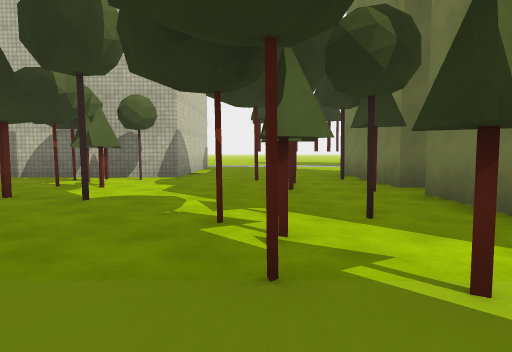
View 1 (above)

24 first-person views from a walk through a 3-D level made in the Unity game engine. The camera is 1.2 m above the floor, tilts 4° down and sees 75° across. The floor is counted in squares, 2 m on a side. Each view is taken from the middle of a square. On the plan, view 1 faces up. The plan holds only what a view shows up to about 10 squares ahead; the rest is blank. The place goes on beyond the plan. Some surface patterns are stand-ins.

View 2
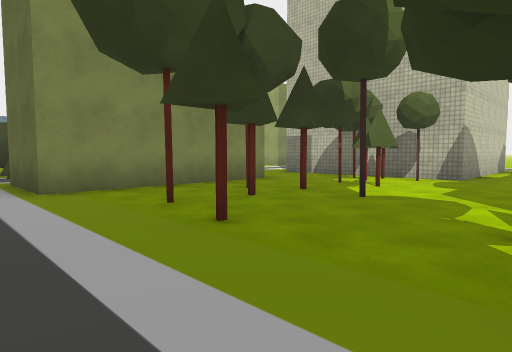

View 3
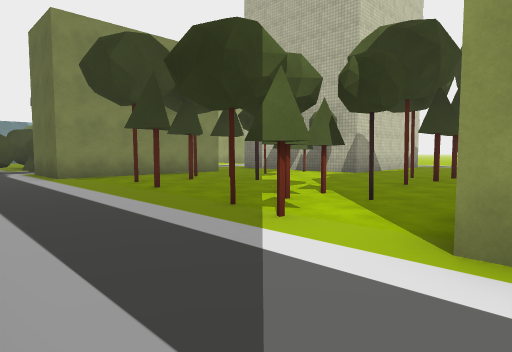

View 4
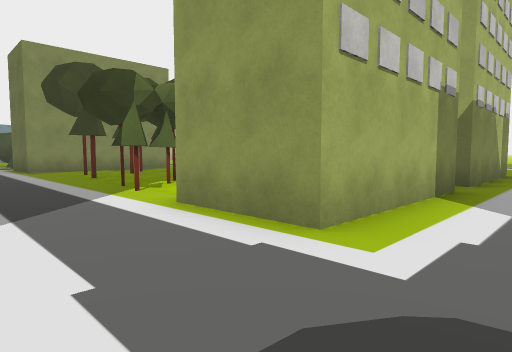

View 5
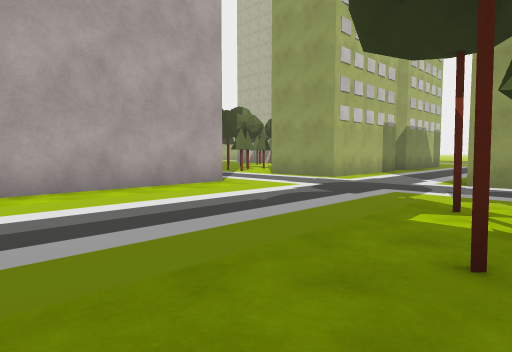

View 6
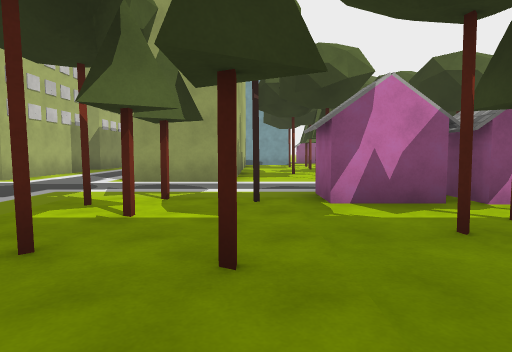

View 7
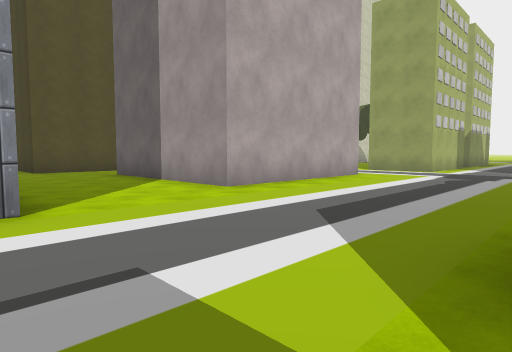

View 8
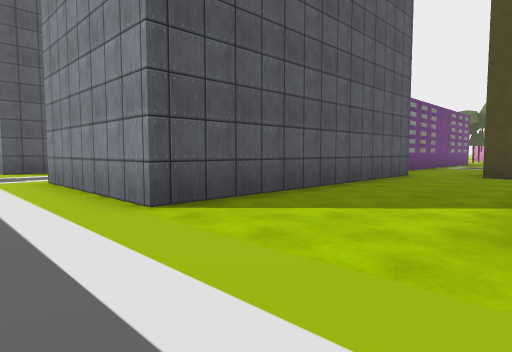

View 9
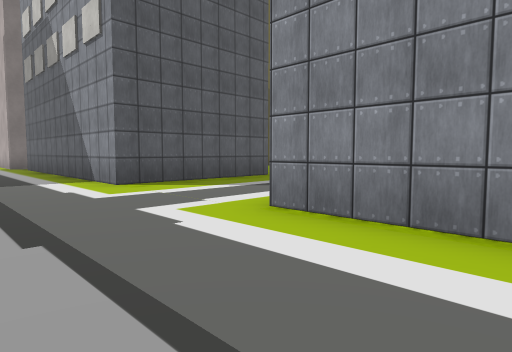

View 10
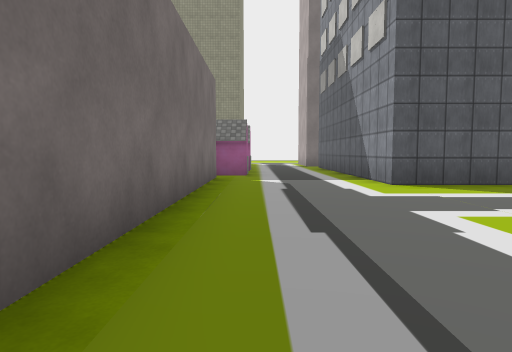

View 11
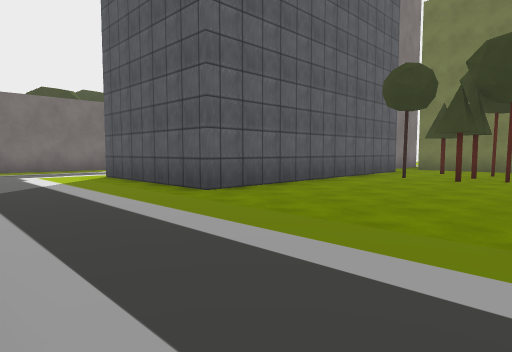

View 12
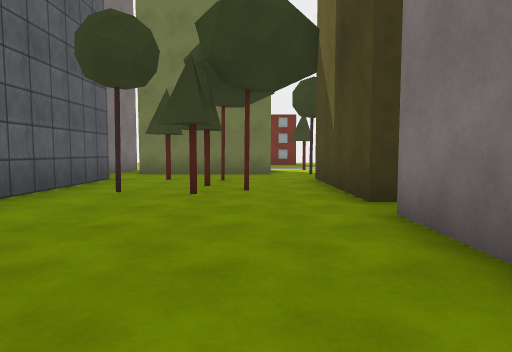

View 13
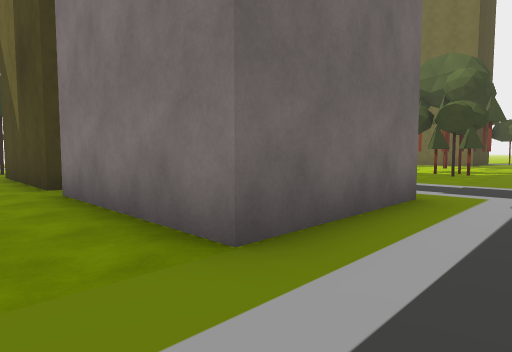

View 14
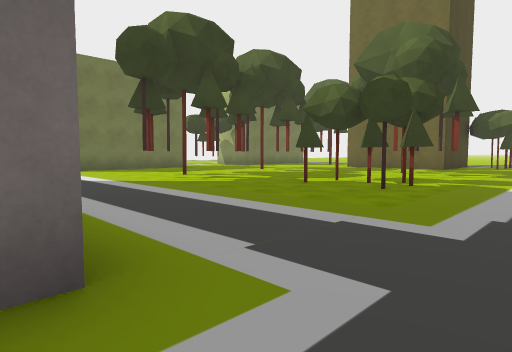

View 15
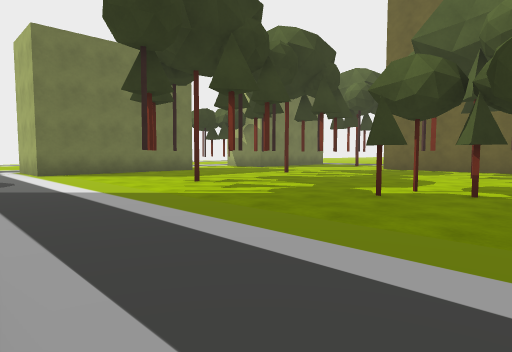

View 16
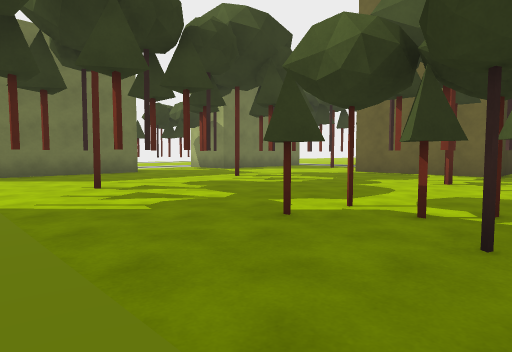

View 17
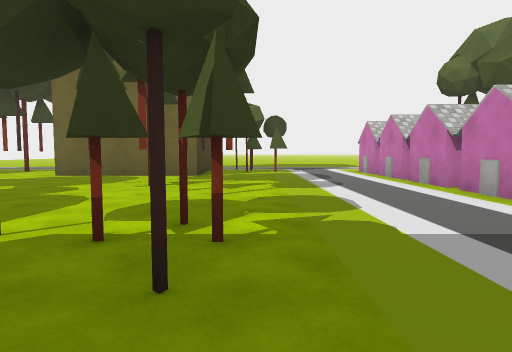

View 18
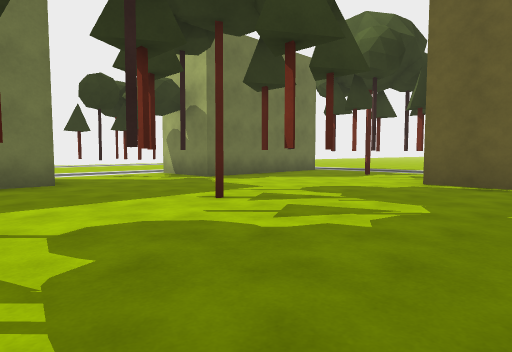

View 19
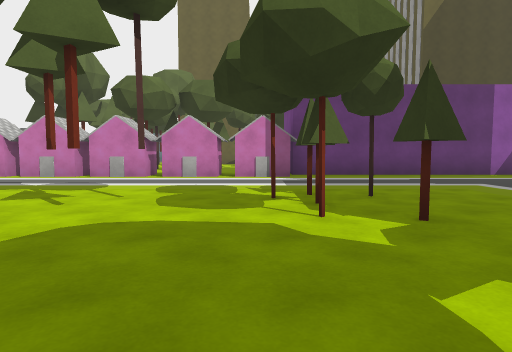

View 20
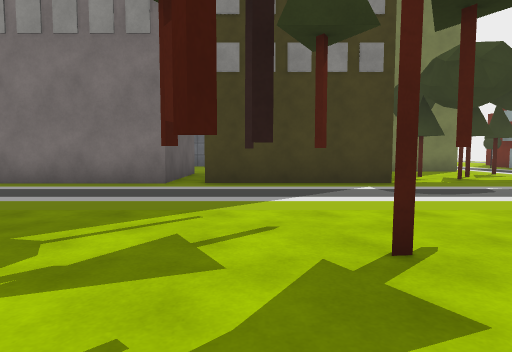

View 21
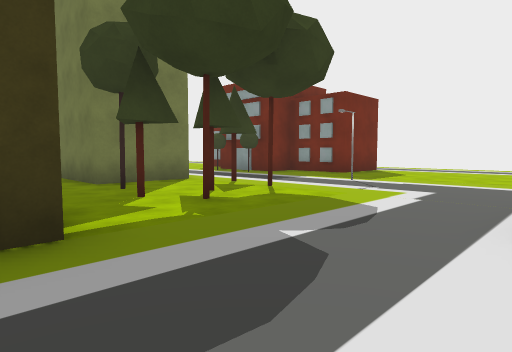

View 22
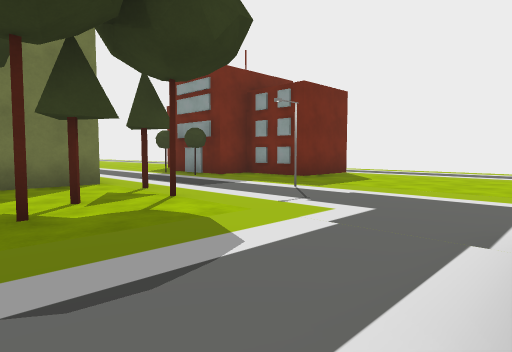

View 23
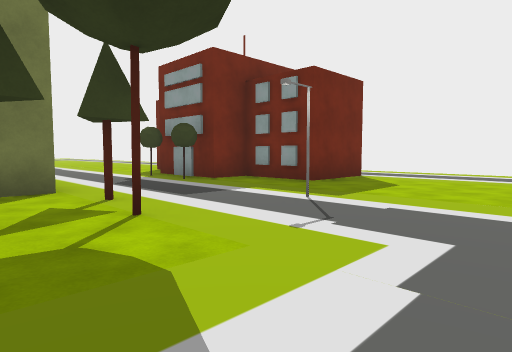

View 24
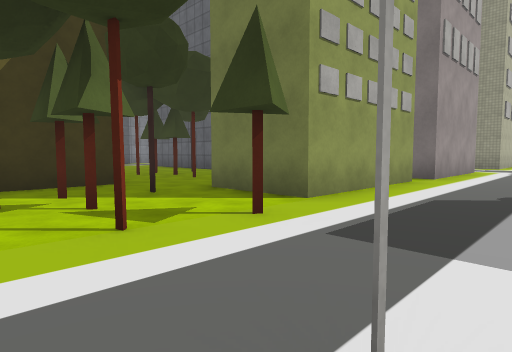

### Floor plan
Points are (right, up) in squares from view 1. A wall is a line through its corners. A room is listed if a view was taken in it or the views show most of it. See-through windows are left out.
Room 1 (views 1, 2)
walls: (2.5, 5.7) (2.5, 9.4); (-1.9, 12.4) (-1.9, 8.1) (-6.2, 8.1); (2.5, 3.1) (2.5, 4.9); (-5.5, 5.9) (-5.5, 1.2)
ways out: opening at (3, -0.5) to room 2; opening at (6, 9) to room 2; opening at (-6.5, -0.5); opening at (-6, 7); gap at (2, 7)
objects: cone (-4, 2); cone (-4, 4); cone (-4, 6); cone (-4, 7); cone (-3, 3); cone (-3, 4); cone (-3, 6); cone (-3, 7); other object (-3, 8); cone (-2, 2); cone (-2, 4); cone (0, 2); cone (0, 3); cone (0, 7); cone (1, 1); cone (1, 3); cone (1, 5); cone (1, 7); cone (1, 8); cone (2, 5); cone (2, 8); other object (2, 10)
Room 2 (views 3, 4, 5, 6, 7, 8, 9, 10, 11, 12, 13, 14, 15, 16, 17, 18, 19, 20, 21, 22, 23, 24)
walls: (-4.8, -21) (-4.4, -21) (-4.4, -24.7) (-6.2, -24.7); (-7.5, -16.6) (-4.4, -16.6) (-4.4, -20.2); (-7.5, -20.2) (-7.5, -16.9); (0.3, -24.6) (0.3, -17.2) (4.5, -17.2) (4.5, -22.6); (-7.1, -13.1) (-13.1, -13.1); (-3.1, -9.4) (4.3, -9.4) (4.3, -13.6); (-7.5, -24.8) (-7.5, -21); (7.1, -19.8) (8.1, -19.8); (8, -19.2) (8, -12.1); (0.4, -28.4) (-3.4, -28.4) (-3.4, -26.3) (0.2, -26.3); (-3.3, -7) (-3.3, -7.7) (-4, -7.7); (-13.1, -13.7) (-14.6, -13.7); (4.8, -28.6) (1.1, -28.6) (1.1, -26.2); (-15, -12.8) (-15, -13.7) (-16.4, -13.7); (-14.7, -26.8) (-10, -26.8) (-10, -29); (-16.8, -12.8) (-16.8, -13.7) (-20.5, -13.7); (-4.9, -34.5) (-4.9, -32.8) (-2.8, -32.8) (-2.8, -31.8) (-0.2, -31.8); (-18.5, -12.9) (-18.5, -13.8); (3.5, -1.4) (3.5, -6.2) (-1.2, -6.2); (-20.5, -18.5) (-19.6, -18.5) (-19.6, -22.2); (-20.2, -13.1) (-20.2, -13.8); (-20.5, -26.8) (-18.1, -26.8) (-18.1, -29); (12.4, -2.1) (10.9, -2.1) (10.9, -1); (9.2, 0.9) (7.4, 0.9); (4.5, 4.9) (4.5, 1.2) (2.4, 1.2); (9.5, 3.9) (9.5, 2.1); (4.5, 9.4) (4.5, 5.7)
ways out: opening at (3, -0.5) to room 1; opening at (6, 9) to room 1
objects: cone (-20, -24); cone (-18, -19); cone (-18, -18); cone (-17, -29); cone (-17, -28); other object (-17, -27); cone (-17, -24); cone (-17, -20); cone (-17, -17); cone (-16, -29); cone (-16, -28); cone (-16, -25); cone (-16, -23); cone (-16, -22); cone (-16, -19); cone (-15, -24); cone (-15, -23); cone (-15, -18); cone (-14, -23); cone (-14, -18); cone (-13, -23); cone (-13, -22); cone (-13, -19); cone (-13, -18); cone (-13, -17); cone (-12, -24); cone (-12, -21); cone (-12, -19); cone (-12, -17); cone (-11, -23); cone (-6, -28); cone (-6, -27); cone (-6, -26); cone (-5, -29); cone (-5, -26); cone (-3, -31); cone (-3, -22); cone (-2, -24); cone (-2, -23); cone (-2, -22); cone (-1, -31); cone (-1, -24); cone (-1, -22); cone (8, -2); cone (9, -4); cone (9, -3); cone (9, -2); cone (10, -4); cone (10, -2); cone (11, 3); cone (12, -3); cone (12, 2); other object (12, 3); other object (12, 4)

Positions as (right, up) in squares from view 1, and headings:
1: (0, 0), facing up
2: (0, 0), facing up-left
3: (3, -1), facing up-left
4: (6, -1), facing up-left
5: (9, -6), facing up-left
6: (10, -6), facing up
7: (8, -10), facing up-left
8: (6, -6), facing down-left
9: (7, -11), facing down-left
10: (7, -11), facing down
11: (-4, -14), facing down-right
12: (-3, -17), facing down
13: (-3, -15), facing down-left
14: (-7, -15), facing down-left
15: (-8, -17), facing down-left
16: (-10, -17), facing down-left
17: (-11, -17), facing left
18: (-13, -20), facing down-left
19: (-14, -22), facing up
20: (-14, -22), facing right
21: (-10, -24), facing down-right
22: (-10, -26), facing down-right
23: (-9, -27), facing down-right
24: (-7, -31), facing up-right
